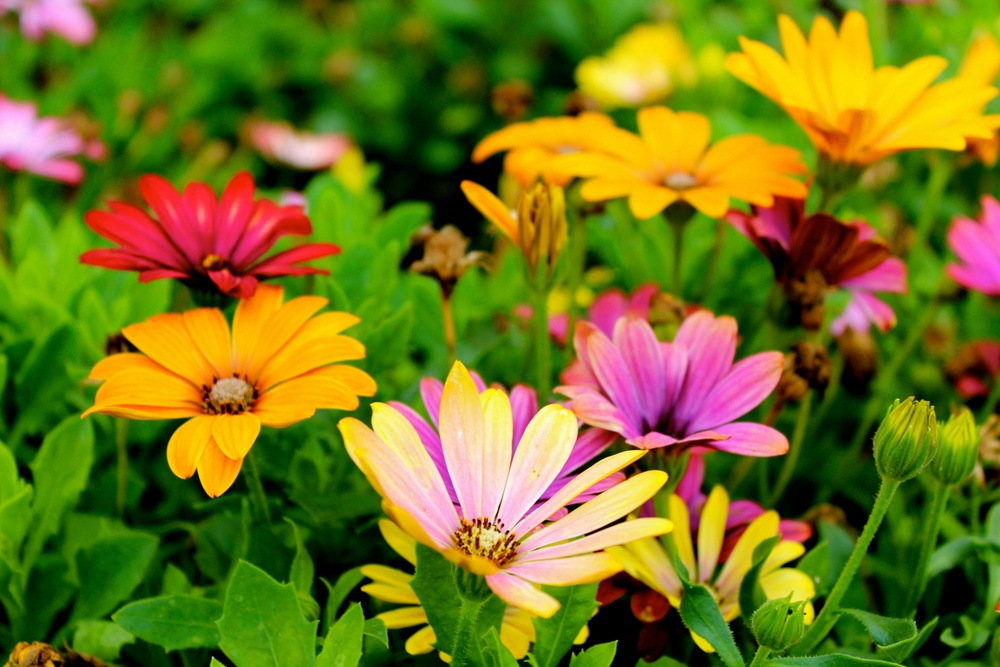
#> input picture ML/Assignment 04/image.jpg, 1000 x 667 px, shrunk from 5184 x 3456 before the run
$ jupyter execute ass4.ipynb   (shell and % lines are left out)
#> lines starting #> are read from the running program, lines starting #| are printed output that depends on the picture
#> further down, img is the input picture: PIL image 1000x667 RGB; mean R, G, B 115.6, 117.5, 26.7
[cell 1]
import numpy as np                   # For numerical operations and handling arrays
import matplotlib.pyplot as plt       # For plotting graphs and images
import seaborn as sns                 # For statistical visualization
from PIL import Image                 # For opening and manipulating the images

[cell 2]
def rgb2gray(rgb):
    """
    Converts an RGB image to grayscale using weighted sum method.
    Formula: 0.2989*R + 0.5870*G + 0.1140*B
    """
    return np.dot(rgb[...,:3], [0.2989, 0.5870, 0.1140]).astype(np.uint8)
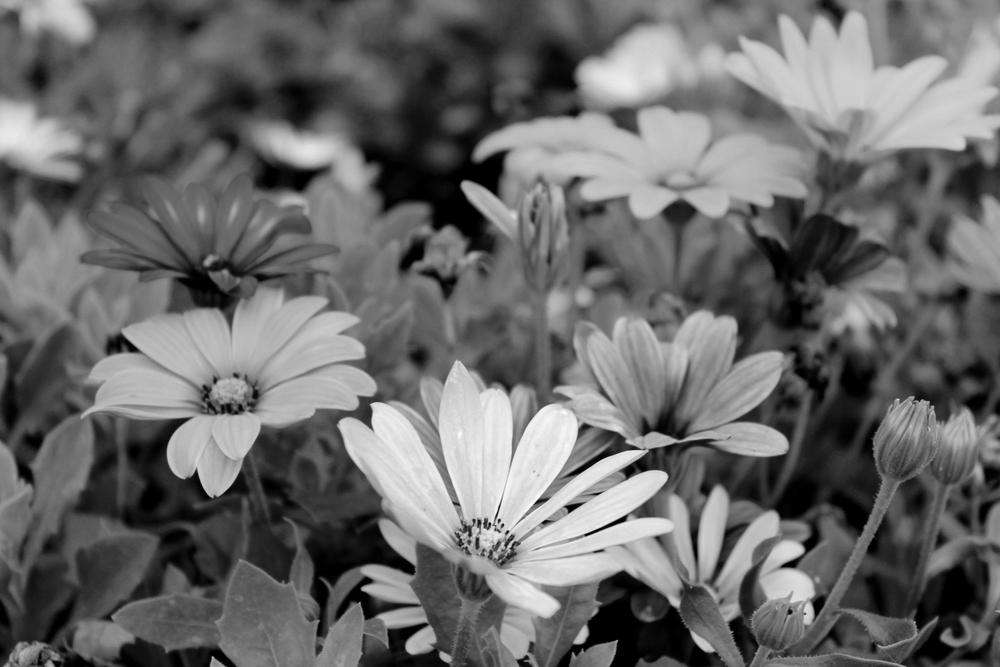
#> returned value: shape (667, 1000); min 0, max 251, mean 106.1

[cell 3]
# --- Function: Compute Local Binary Pattern (LBP) ---
def lbp(image):
    """
    Computes the Local Binary Pattern (LBP) of a grayscale image.
    """
    height, width = image.shape
#> height = 667; width = 1000
    lbp_image = np.zeros((height, width), dtype=np.uint8)

    # Offsets for 8 neighboring pixels
    offsets = [(-1, -1), (-1, 0), (-1, 1), (0, 1), (1, 1), (1, 0), (1, -1), (0, -1)]

    # Iterate through each pixel (excluding the border)
    for y in range(1, height - 1):
        for x in range(1, width - 1):
            center = image[y, x]
            binary_string = ''
            # Compare center pixel with each neighbor
            for dy, dx in offsets:
                neighbor = image[y + dy, x + dx]
                binary_string += '1' if neighbor >= center else '0'
            # Convert binary string to integer
            lbp_value = int(binary_string, 2)
            lbp_image[y, x] = lbp_value
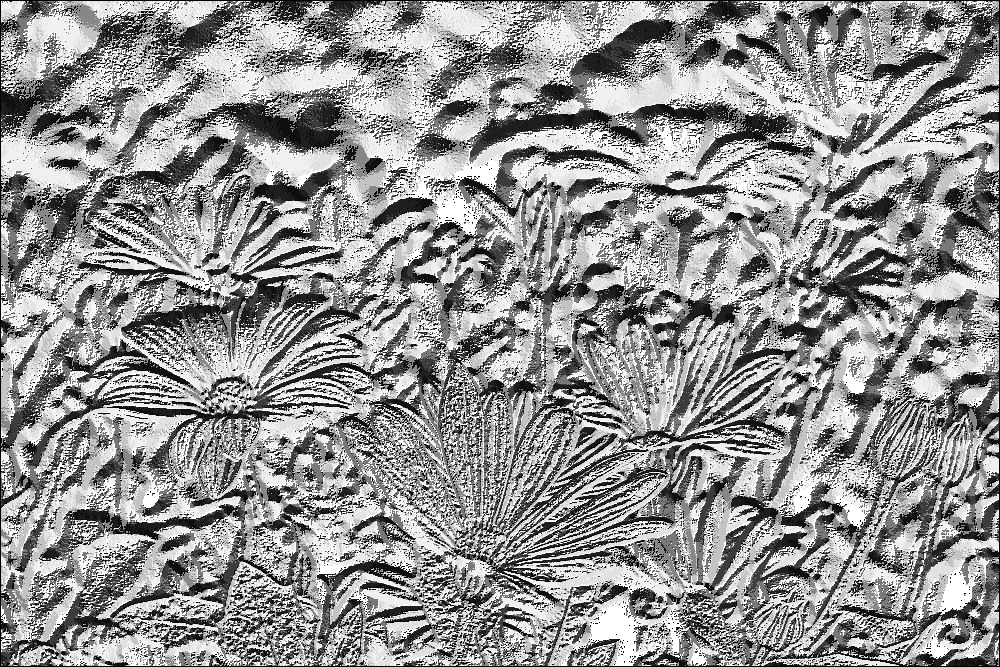
#> lbp_image: shape (667, 1000); min 0, max 255, mean 148

    return lbp_image

[cell 4]
# --- Load a Sample Image ---
image_path = "image.jpg"  # Replace with your actual image path
img = Image.open(image_path)
img = np.asarray(img)

[cell 5]
# --- Convert to Grayscale ---
gray_image = rgb2gray(img)

[cell 6]
# --- Apply LBP to the Grayscale Image ---
lbp_image = lbp(gray_image)

[cell 7]
# 1. Original Image
plt.subplot(3, 1, 1)
plt.title('Original Image')
plt.imshow(img)
plt.axis('off')

# 2. LBP Image
plt.subplot(3, 1, 2)
plt.title('LBP Image')
plt.imshow(lbp_image, cmap='gray')
plt.axis('off')

# 3. LBP Histogram
plt.subplot(3, 1, 3)
plt.title('LBP Histogram')
sns.histplot(lbp_image.reshape(-1), bins=20, kde=False, color='gray')
plt.xlabel('LBP Values')
plt.ylabel('Frequency')

plt.tight_layout()
plt.show()
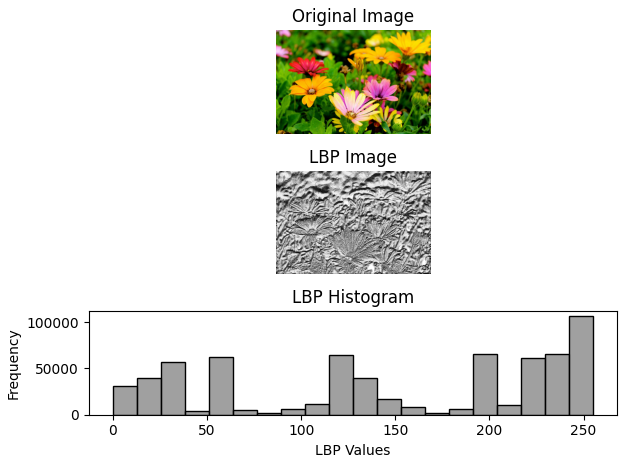
#> figure drawn by matplotlib, 3 panels; panel 3: tallest bar 106088 high, from x = 242.2 to 255
